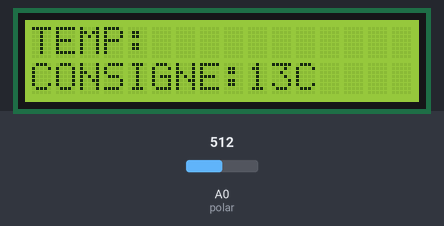
This sketch was run on a simulated Arduino Uno, built with avr-gcc and run on an emulated ATmega328P. Shown: 16×2 character LCD. The test bench sets the inputs (shaded band); at power-on: A0 (polar) = 512.

Above: at 1.2 s.
1.3 s: A0 (polar) set to 716
At 2.5 s:
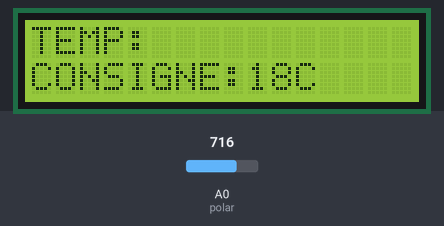
2.8 s: A0 (polar) set to 900
At 4.0 s:
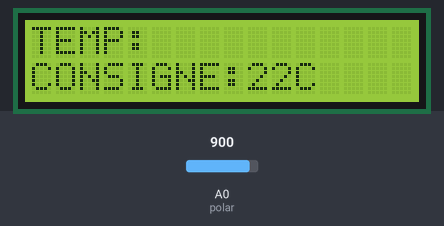
4.3 s: A0 (polar) set to 1023
At 5.5 s:
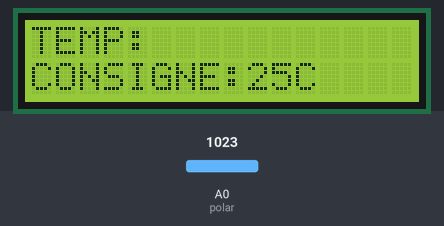
Timing chart, 0 to 7.3 s (numbered marks = the images above; inputs shaded):
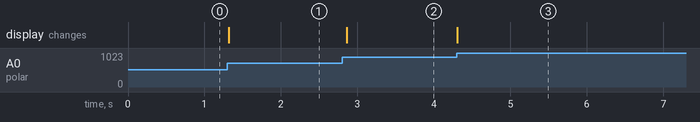

The sketch:

variation_temp_rature_potentiometre.ino
```cpp
// on importe les librairie
#include <Wire.h>
#include "DFRobot_RGBLCD.h"

//on defini les variable
DFRobot_RGBLCD lcd(16,2);
int r,g,b;
const int polar = 0;

void setup() {
  // initialisation de l'écrant LCD
  lcd.init();

  // Initialisation de la communication avec le moniteur sur la broche 40
  Serial.begin(9600);
  //initialisation de la proche A0 en entré
  pinMode(polar,INPUT);

  // affichange
  r = 255; //valeur canal Rouge
  g = 150; //valeur canal vert
  b = 200; //valeur canal Bleu

  // on affiche les élements statiques
  lcd.setCursor(0,0);
  lcd.print("TEMP:");
  lcd.setCursor(0,1);
  lcd.print("CONSIGNE:");
  lcd.setCursor(11, 1);
  lcd.print("C");

}

void loop() {
    // on defini la valeur max et min
    int valeur_polar = map(analogRead(polar), 0, 1024, 1, 26);

    // on lui dit que au dessus de 10 on decale l'unite a gauche
    if (valeur_polar <10){
       lcd.setCursor(9, 1);
       lcd.print(" ");
       lcd.setCursor(10,1);
    }else {
       lcd.setCursor(9, 1);
    }

    // on affiche la valeur
    lcd.print(valeur_polar);
    // on donner un delais de 100 ms
    delay(100);

}
```

Measured:
- after the input at 1.3 s, the display: changes at once (image 1)
- after the input at 2.8 s, the display: changes after 0.06 s (image 2)
- after the input at 4.3 s, the display: changes at once (image 3)
